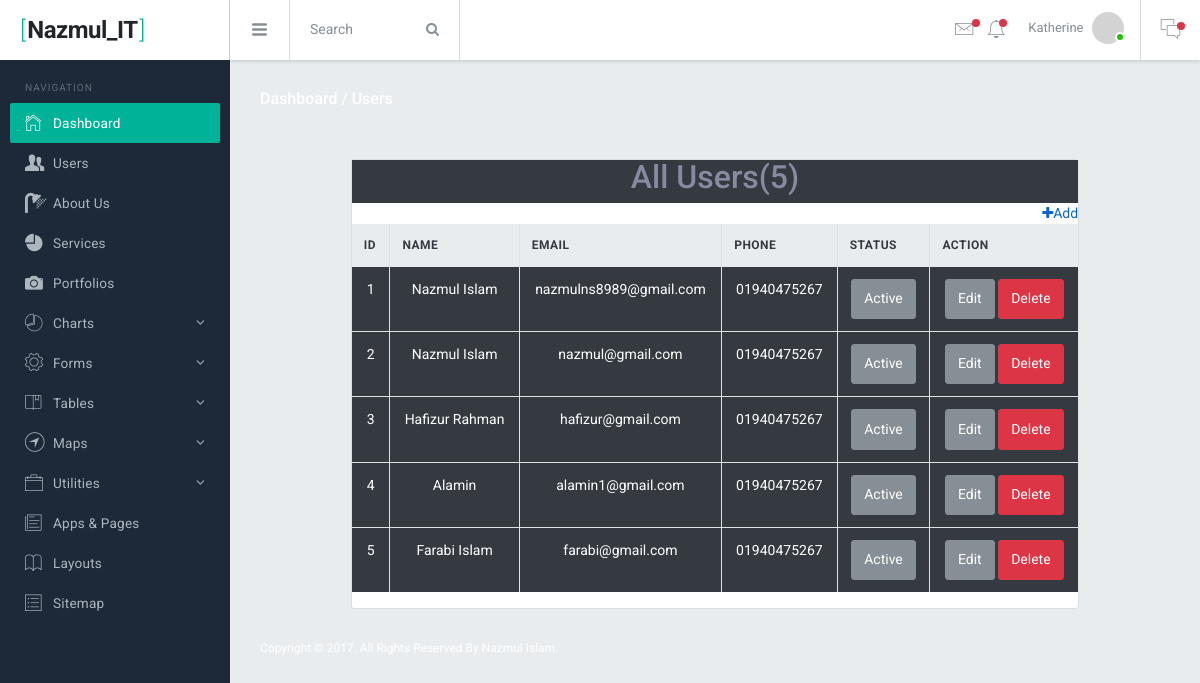
The app's page /Dashboard/users.php (signed in), older data.
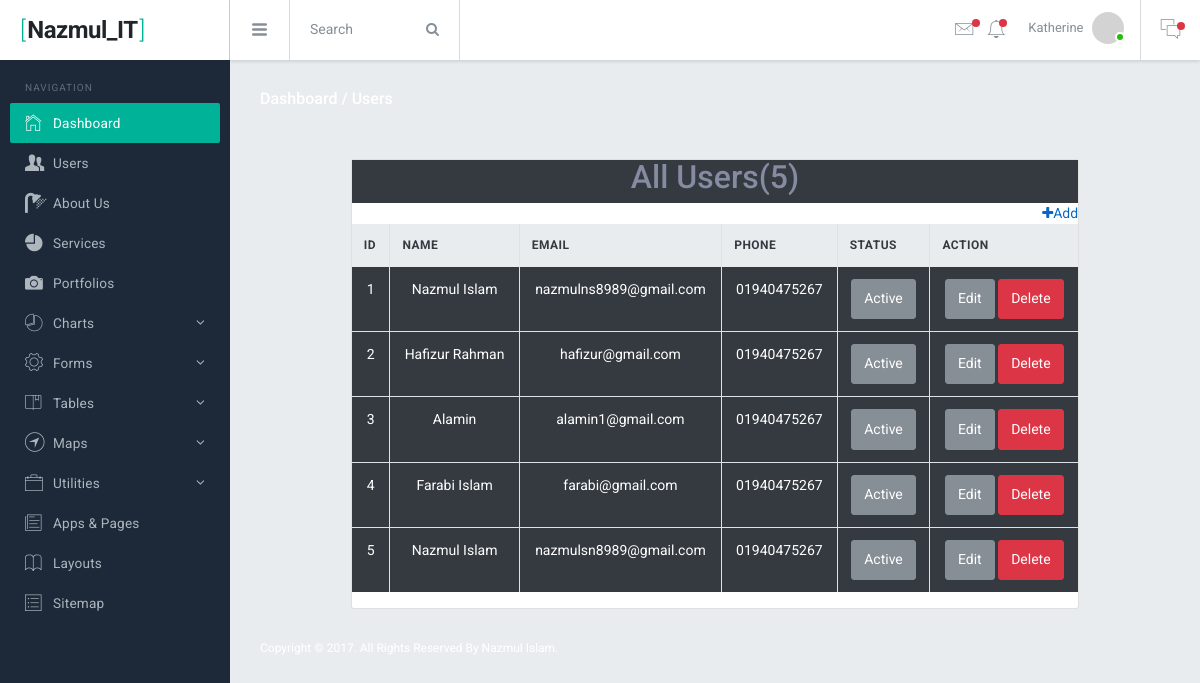
The same page, newer data.
### tables this page shows
CREATE TABLE `php` (
  `id` tinyint(3) UNSIGNED NOT NULL,
  `name` varchar(255) NOT NULL,
  `email` varchar(255) NOT NULL,
  `phone` varchar(255) NOT NULL,
  `password` varchar(255) NOT NULL,
  `status` tinyint(4) NOT NULL DEFAULT 1
);

### Dashboard/users.php (the view, shortened to what this page needs)
<?php
  require_once'../db.php';
  $select="SELECT * FROM php";
  $users=mysqli_query($db, $select);
  $select2="SELECT COUNT(*) as total, name, email, phone FROM php";
  $users2=mysqli_query($db, $select2);
  $count=mysqli_fetch_assoc($users2);
  include'include/header.php';
?>
<div class="br-mainpanel">
  <div class="pd-30">
    <h6 class="tx-gray-800 mg-b-5">
      <a class="tx-white" href="dashboard.php">Dashboard /</a>
      <a class="tx-white" href="#">Users</a>
    </h6>
  </div>
  <div class="br-pagebody mg-t-5 pd-x-30">
    <div class="col-10 m-auto">
      <div class="card mt-sm-3">
        <table class="table table-bordered mt-30 text-center">
          <div class="text-center bg-dark">
            <h2>All Users(<?php echo $count['total']?>)</h2>
          </div>
          <a class="text-right" href="../register.php"><i class="fa fa-plus"></i>Add</a>
          <thead class="thead-light">
            <tr>
              <th>ID</th>
              <th>Name</th>
              <th>Email</th>
              <th>Phone</th>
              <th>Status</th>
              <th>Action</th>
            </tr>
          </thead>
          <tbody class="tx-white">
            <?php
              foreach ($users as $key => $value) {
                ?>
              <tr>
                <td class="bg-dark"><?php echo ++$key?></td>
                <td class="bg-dark"><?php echo $value['name'];?></td>
                <td class="bg-dark"><?php echo $value['email'];?></td>
                <td class="bg-dark"><?php echo $value['phone'];?></td>
                <td class="bg-dark"><?php
                      if ($value['status']==1) {
                        ?>
                        <a href="status.php?status_id=<?php echo $value['id']?>" class="btn btn-secondary">Active</a>
                        <?php
                      }else{
                        ?>
                        <a href="status.php?status_id=<?php echo $value['id']?>" class="btn btn-danger">Deactive</a>
                        <?php
                      }
                    ?>
                </td>
                <td class="bg-dark">
                  <?php
                    if ($value['status']==1) {
                      ?>
                      <a href="../edit.php?edit_id=<?php echo $value['id']?>" class="btn btn-secondary">Edit</a>
                      <a href="../delete.php?delete_id=<?php echo $value['id']?>" class="btn btn-danger">Delete</a>
                      <?php
                    }else{
                      ?>
                        <a class="btn btn-success">Not Allow</a>
                      <?php
                    }
                  ?>
                </td>
              </tr>
              <?php
              }
            ?>
          </tbody>
        </table>
      </div>
    </div>
  </div>
  <footer class="br-footer">
  <div class="footer-left">
    <div class="tx-white" class="mg-b-2">Copyright &copy; 2017. All Rights Reserved By Nazmul Islam.</div>
  </div>
</footer>
</div>
<?php include'include/footer.php'?>

### Dashboard/include/header.php (shortened to what this page needs)
<!DOCTYPE html>
<html lang="en">
  <head>
    <link href="assets/lib/font-awesome/css/font-awesome.css" rel="stylesheet">
    <link href="assets/lib/Ionicons/css/ionicons.css" rel="stylesheet">
    <link href="assets/lib/perfect-scrollbar/css/perfect-scrollbar.css" rel="stylesheet">
    <link href="assets/lib/jquery-switchbutton/jquery.switchButton.css" rel="stylesheet">
    <link href="assets/lib/rickshaw/rickshaw.min.css" rel="stylesheet">
    <link href="assets/lib/chartist/chartist.css" rel="stylesheet">
    <link rel="stylesheet" href="assets/css/bracket.css">
  </head>
  <body>
    <div class="br-logo"><a href=""><span>[</span>Nazmul_IT<span>]</span></a></div>
    <div class="br-sideleft overflow-y-auto">
      <label class="sidebar-label pd-x-15 mg-t-20">Navigation</label>
      <div class="br-sideleft-menu">
        <a href="dashboard.php" class="br-menu-link active">
          <div class="br-menu-item">
            <i class="menu-item-icon icon ion-ios-home-outline tx-22"></i>
            <span class="menu-item-label">Dashboard</span>
          </div>
        </a>
        <a href="users.php" class="br-menu-link">
          <div class="br-menu-item">
            <i class="menu-item-icon icon icon ion-person-stalker tx-22"></i>
            <span class="menu-item-label">Users</span>
          </div>
        </a>
        <a href="#" class="br-menu-link">
          <div class="br-menu-item">
            <i class="menu-item-icon icon icon fa fa-shower tx-20"></i>
            <span class="menu-item-label">About Us</span>
          </div>
        </a>
        <a href="service.php" class="br-menu-link">
          <div class="br-menu-item">
            <i class="menu-item-icon icon ion-pie-graph tx-20"></i>
            <span class="menu-item-label">Services</span>
          </div>
        </a>
        <a href="portfolios.php" class="br-menu-link">
          <div class="br-menu-item">
            <i class="menu-item-icon icon ion-camera tx-22"></i>
            <span class="menu-item-label">Portfolios</span>
          </div>
        </a>
        <a href="#" class="br-menu-link">
          <div class="br-menu-item">
            <i class="menu-item-icon ion-ios-pie-outline tx-20"></i>
            <span class="menu-item-label">Charts</span>
            <i class="menu-item-arrow fa fa-angle-down"></i>
          </div>
        </a>
        <a href="#" class="br-menu-link">
          <div class="br-menu-item">
            <i class="menu-item-icon icon ion-ios-gear-outline tx-24"></i>
            <span class="menu-item-label">Forms</span>
            <i class="menu-item-arrow fa fa-angle-down"></i>
          </div>
        </a>
        <a href="#" class="br-menu-link">
          <div class="br-menu-item">
            <i class="menu-item-icon icon ion-ios-bookmarks-outline tx-20"></i>
            <span class="menu-item-label">Tables</span>
            <i class="menu-item-arrow fa fa-angle-down"></i>
          </div>
        </a>
        <a href="#" class="br-menu-link">
          <div class="br-menu-item">
            <i class="menu-item-icon icon ion-ios-navigate-outline tx-24"></i>
            <span class="menu-item-label">Maps</span>
            <i class="menu-item-arrow fa fa-angle-down"></i>
          </div>
        </a>
        <a href="#" class="br-menu-link">
          <div class="br-menu-item">
            <i class="menu-item-icon icon ion-ios-briefcase-outline tx-22"></i>
            <span class="menu-item-label">Utilities</span>
            <i class="menu-item-arrow fa fa-angle-down"></i>
          </div>
        </a>
        <a href="pages.html" class="br-menu-link">
          <div class="br-menu-item">
            <i class="menu-item-icon icon ion-ios-paper-outline tx-22"></i>
            <span class="menu-item-label">Apps &amp; Pages</span>
          </div>
        </a>
        <a href="layouts.html" class="br-menu-link">
          <div class="br-menu-item">
            <i class="menu-item-icon icon ion-ios-book-outline tx-22"></i>
            <span class="menu-item-label">Layouts</span>
          </div>
        </a>
        <a href="sitemap.html" class="br-menu-link">
          <div class="br-menu-item">
            <i class="menu-item-icon icon ion-ios-list-outline tx-22"></i>
            <span class="menu-item-label">Sitemap</span>
          </div>
        </a>
      </div>
    </div>
    <div class="br-header">
      <div class="br-header-left">
        <div class="navicon-left hidden-md-down"><a id="btnLeftMenu" href=""><i class="icon ion-navicon-round"></i></a></div>
        <div class="input-group hidden-xs-down wd-170 transition">
          <input id="searchbox" type="text" class="form-control" placeholder="Search">
          <span class="input-group-btn">
            <button class="btn btn-secondary" type="button"><i class="fa fa-search"></i></button>
          </span>
        </div>
      </div>
      <div class="br-header-right">
        <nav class="nav">
          <div class="dropdown">
            <a href="" class="nav-link pd-x-7 pos-relative" data-toggle="dropdown">
              <i class="icon ion-ios-email-outline tx-24"></i>
              <span class="square-8 bg-danger pos-absolute t-15 r-0 rounded-circle"></span>
            </a>
          </div>
          <div class="dropdown">
            <a href="" class="nav-link pd-x-7 pos-relative" data-toggle="dropdown">
              <i class="icon ion-ios-bell-outline tx-24"></i>
              <span class="square-8 bg-danger pos-absolute t-15 r-5 rounded-circle"></span>
            </a>
          </div>
          <div class="dropdown">
            <a href="" class="nav-link nav-link-profile" data-toggle="dropdown">
              <span class="logged-name hidden-md-down">Katherine</span>
              <img src="http://via.placeholder.com/64x64" class="wd-32 rounded-circle" alt="">
              <span class="square-10 bg-success"></span>
            </a>
          </div>
        </nav>
        <div class="navicon-right">
          <a id="btnRightMenu" href="" class="pos-relative">
            <i class="icon ion-ios-chatboxes-outline"></i>
            <span class="square-8 bg-danger pos-absolute t-10 r--5 rounded-circle"></span>
          </a>
        </div>
      </div>
    </div>

### Dashboard/include/footer.php (shortened to what this page needs)
  </body>
</html>

### Dashboard/include/header.php (style rules this page uses)
body { background:url(https://images.pexels.com/photos/36487/above-adventure-aerial-air.jpg?auto=compress&cs=tinysrgb&dpr=2&h=650&w=940); }

Row changes from the older to the newer data that the page shows:
removed php: name "Nazmul Islam", email "nazmul@gmail.com", phone "01940475267"
added php: name "Nazmul Islam", email "nazmulsn8989@gmail.com", phone "01940475267"
